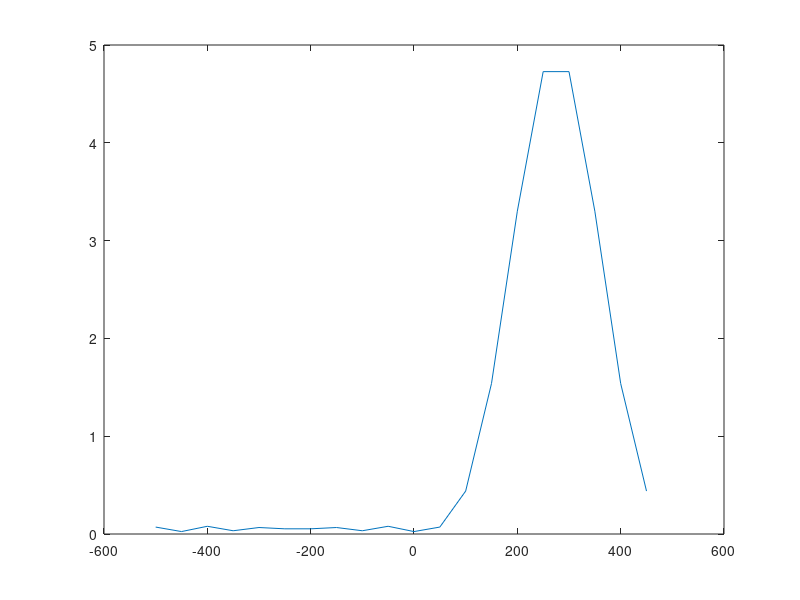

MATLAB code for this plot:
close all
clear all

N = 10;
Nfft =  20;
fd = 275;
prf = 1000;

n = 1:N;
x = exp(1j*2*pi*fd/prf*n).*hamming(N)';

X = fftshift(fft(x, Nfft));

f = linspace(-0.5, 0.5-1/Nfft, Nfft)*prf;

plot(f, abs(X))